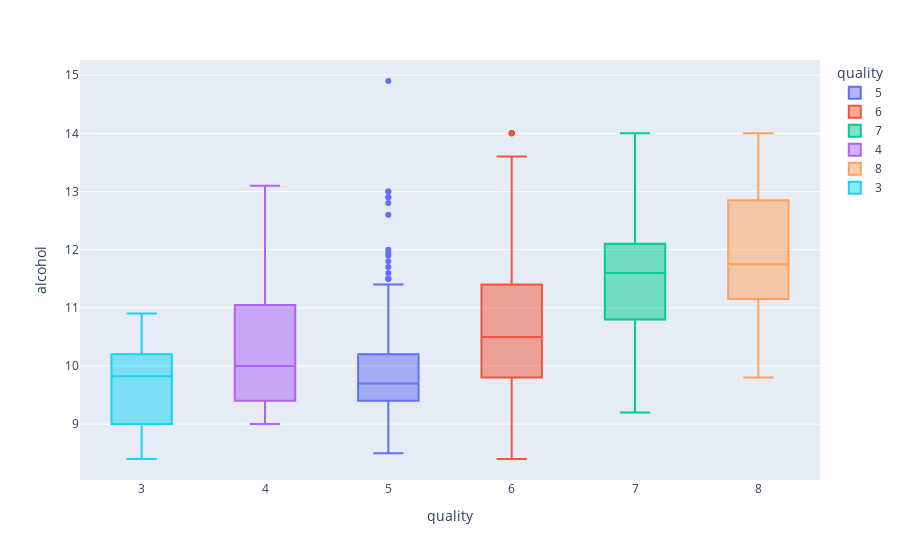

Here is the notebook cell this chart was saved with:
### Code cell
fig = px.box(df, x="quality", y = "alcohol", color="quality", hover_name="quality")
fig.show()

### Figure 1 — Plotly figure (JSON) as saved in the notebook; plotly's stock layout.template omitted (floating-point values rounded to 4 significant figures; data arrays with more than 128 entries replaced by an {"elided": "..."} marker saying what was removed)
{"data": [{"alignmentgroup": "True", "hovertemplate": "<b>%{hovertext}</b><br><br>quality=%{x}<br>alcohol=%{y}<extra></extra>", "hovertext": {"elided": "483 int values"}, "legendgroup": "5", "marker": {"color": "#636efa"}, "name": "5", "notched": false, "offsetgroup": "5", "orientation": "v", "showlegend": true, "type": "box", "x": {"elided": "483 int values"}, "x0": " ", "xaxis": "x", "y": {"elided": "483 float values"}, "y0": " ", "yaxis": "y"}, {"alignmentgroup": "True", "hovertemplate": "<b>%{hovertext}</b><br><br>quality=%{x}<br>alcohol=%{y}<extra></extra>", "hovertext": {"elided": "462 int values"}, "legendgroup": "6", "marker": {"color": "#EF553B"}, "name": "6", "notched": false, "offsetgroup": "6", "orientation": "v", "showlegend": true, "type": "box", "x": {"elided": "462 int values"}, "x0": " ", "xaxis": "x", "y": {"elided": "462 float values"}, "y0": " ", "yaxis": "y"}, {"alignmentgroup": "True", "hovertemplate": "<b>%{hovertext}</b><br><br>quality=%{x}<br>alcohol=%{y}<extra></extra>", "hovertext": {"elided": "143 int values"}, "legendgroup": "7", "marker": {"color": "#00cc96"}, "name": "7", "notched": false, "offsetgroup": "7", "orientation": "v", "showlegend": true, "type": "box", "x": {"elided": "143 int values"}, "x0": " ", "xaxis": "x", "y": {"elided": "143 float values"}, "y0": " ", "yaxis": "y"}, {"alignmentgroup": "True", "hovertemplate": "<b>%{hovertext}</b><br><br>quality=%{x}<br>alcohol=%{y}<extra></extra>", "hovertext": [4, 4, 4, 4, 4, 4, 4, 4, 4, 4, 4, 4, 4, 4, 4, 4, 4, 4, 4, 4, 4, 4, 4, 4, 4, 4, 4, 4, 4, 4, 4, 4, 4], "legendgroup": "4", "marker": {"color": "#ab63fa"}, "name": "4", "notched": false, "offsetgroup": "4", "orientation": "v", "showlegend": true, "type": "box", "x": [4, 4, 4, 4, 4, 4, 4, 4, 4, 4, 4, 4, 4, 4, 4, 4, 4, 4, 4, 4, 4, 4, 4, 4, 4, 4, 4, 4, 4, 4, 4, 4, 4], "x0": " ", "xaxis": "x", "y": [9.3, 13.1, 9.2, 9.1, 10.5, 9.4, 9.2, 9, 9.1, 11.4, 9.4, 9.8, 9.6, 10, 11.3, 11, 9.6, 9.7, 11.4, 10.9, 9.9, 10, 9.2, 11.2, 9.6, 9.6, 11.8, 11.2, 12, 11, 10, 11, 10.1], "y0": " ", "yaxis": "y"}, {"alignmentgroup": "True", "hovertemplate": "<b>%{hovertext}</b><br><br>quality=%{x}<br>alcohol=%{y}<extra></extra>", "hovertext": [8, 8, 8, 8, 8, 8, 8, 8, 8, 8, 8, 8, 8, 8, 8, 8], "legendgroup": "8", "marker": {"color": "#FFA15A"}, "name": "8", "notched": false, "offsetgroup": "8", "orientation": "v", "showlegend": true, "type": "box", "x": [8, 8, 8, 8, 8, 8, 8, 8, 8, 8, 8, 8, 8, 8, 8, 8], "x0": " ", "xaxis": "x", "y": [12.8, 12.6, 12.9, 9.8, 13.4, 11.7, 11, 11, 14, 12.5, 11.8, 13.1, 11.7, 10, 11.3, 11.4], "y0": " ", "yaxis": "y"}, {"alignmentgroup": "True", "hovertemplate": "<b>%{hovertext}</b><br><br>quality=%{x}<br>alcohol=%{y}<extra></extra>", "hovertext": [3, 3, 3, 3, 3, 3], "legendgroup": "3", "marker": {"color": "#19d3f3"}, "name": "3", "notched": false, "offsetgroup": "3", "orientation": "v", "showlegend": true, "type": "box", "x": [3, 3, 3, 3, 3, 3], "x0": " ", "xaxis": "x", "y": [9, 8.4, 10.9, 9.7, 10.2, 9.95], "y0": " ", "yaxis": "y"}], "layout": {"autosize": true, "boxmode": "overlay", "legend": {"title": {"text": "quality"}, "tracegroupgap": 0}, "margin": {"t": 60}, "xaxis": {"anchor": "y", "autorange": true, "categoryarray": [5, 6, 7, 4, 8, 3], "categoryorder": "array", "domain": [0, 1], "range": [2.5, 8.5], "title": {"text": "quality"}, "type": "linear"}, "yaxis": {"anchor": "x", "autorange": true, "domain": [0, 1], "range": [8.039, 15.26], "title": {"text": "alcohol"}, "type": "linear"}}}
